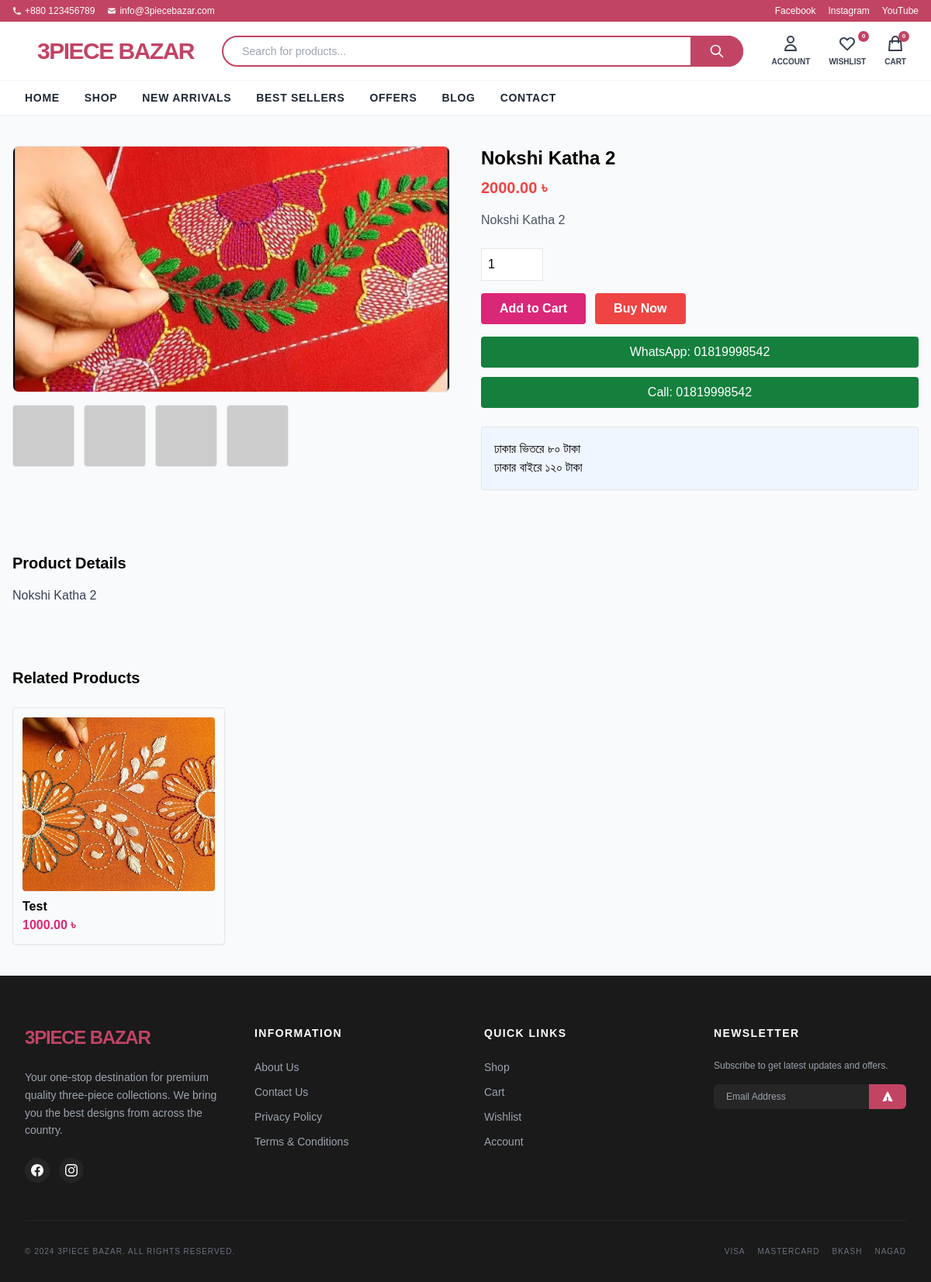
Page /catalog/product/nokshi-katha-2/ on the committed database.
### apps/catalog/models.py (models this page shows, shortened)
class Product(models.Model):
    name = models.CharField(max_length=255)
    slug = models.SlugField(unique=True)
    category = models.ForeignKey(Category, on_delete=models.CASCADE)
    description = models.TextField()
    price = models.DecimalField(max_digits=10, decimal_places=2)
    image = models.ImageField(upload_to="products/", blank=True)
    is_active = models.BooleanField(default=True)
    is_featured = models.BooleanField(default=False)
    is_best_seller = models.BooleanField(default=False)
    is_trending = models.BooleanField(default=False)
    created_at = models.DateTimeField(auto_now_add=True)

### apps/catalog/views.py (the view)
# urls.py: path('product/<slug:slug>/', views.product_detail, name='product_detail'),
def product_detail(request, slug):
    product = get_object_or_404(Product, slug=slug)
    related_products = Product.objects.filter(
        category=product.category
    ).exclude(id=product.id)[:4]
    return render(request, "catalog/product_detail.html", {
        "product": product,
        "related_products": related_products
    })

### apps/catalog/templates/catalog/product_detail.html
{% extends "base.html" %}
{% block content %}
<div class="max-w-7xl mx-auto px-4 py-10 grid grid-cols-1 lg:grid-cols-2 gap-10">
    <div>
        <div class="border rounded-lg overflow-hidden">
            {% if product.image %}
            <img src="{{ product.image.url }}" class="w-full h-auto">
            {% else %}
            <img src="https://picsum.photos/seed/{{product.slug}}/900/900">
            {% endif %}
        </div>
        <div class="flex gap-3 mt-4">
            {% for i in "1234" %}
            <img src="https://picsum.photos/seed/{{product.slug}}{{i}}/150/150"
                 class="w-20 h-20 border rounded cursor-pointer hover:border-pink-600">
            {% endfor %}
        </div>
    </div>
    <div>
        <h1 class="text-2xl font-bold mb-2">
            {{ product.name }}
        </h1>
        <p class="text-xl text-red-500 font-bold mb-4">
            {{ product.price }} ৳
        </p>
        <p class="text-gray-600 mb-6">
            {{ product.description }}
        </p>
        <div class="flex items-center gap-3 mb-4">
            <input type="number" value="1" class="border p-2 w-20">
        </div>
        <div class="flex gap-3 mb-4">
            <a href="/cart/add/{{product.id}}/"
               class="bg-pink-600 text-white px-6 py-2 rounded font-semibold">
               Add to Cart
            </a>
            <a href="/orders/checkout/"
               class="bg-red-500 text-white px-6 py-2 rounded font-semibold">
               Buy Now
            </a>
        </div>
        <div class="space-y-3">
            <a href="https://wa.me/8801819998542"
               class="block bg-green-700 text-white text-center py-2 rounded">
               WhatsApp: 01819998542
            </a>
            <a href="tel:01819998542"
               class="block bg-green-700 text-white text-center py-2 rounded">
               Call: 01819998542
            </a>
        </div>
        <div class="mt-6 border p-4 bg-blue-50 rounded">
            <p>ঢাকার ভিতরে ৮০ টাকা</p>
            <p>ঢাকার বাইরে ১২০ টাকা</p>
        </div>
    </div>
</div>
<div class="max-w-7xl mx-auto px-4 py-10">
    <h2 class="text-xl font-bold mb-4">
        Product Details
    </h2>
    <p class="text-gray-700">
        {{ product.description }}
    </p>
</div>
<div class="max-w-7xl mx-auto px-4 py-10">
    <h2 class="text-xl font-bold mb-6">
        Related Products
    </h2>
    <div class="grid grid-cols-2 md:grid-cols-4 gap-6">
        {% for p in product.category.product_set.all|slice:":4" %}
        {% if p.id != product.id %}
        <div class="border rounded shadow-sm hover:shadow-md p-3">
            <a href="{% url 'catalog:product_detail' p.slug %}">
                {% if p.image %}
                <img src="{{p.image.url}}" class="w-full h-56 object-cover rounded">
                {% else %}
                <img src="https://picsum.photos/seed/{{p.slug}}/400/400">
                {% endif %}
                <h4 class="mt-2 font-semibold">
                    {{p.name}}
                </h4>
                <p class="text-pink-600 font-bold">
                    {{p.price}} ৳
                </p>
            </a>
        </div>
        {% endif %}
        {% endfor %}
    </div>
</div>
{% endblock %}

### static/css/style.css (style rules this page uses)
body { font-family: Arial; margin:0; }

### rows in the picture
Product: image (picture), name "Nokshi Katha 2", price "2000.00", description "Nokshi Katha 2"
Product: image (picture), name "Test", price "1000.00"
